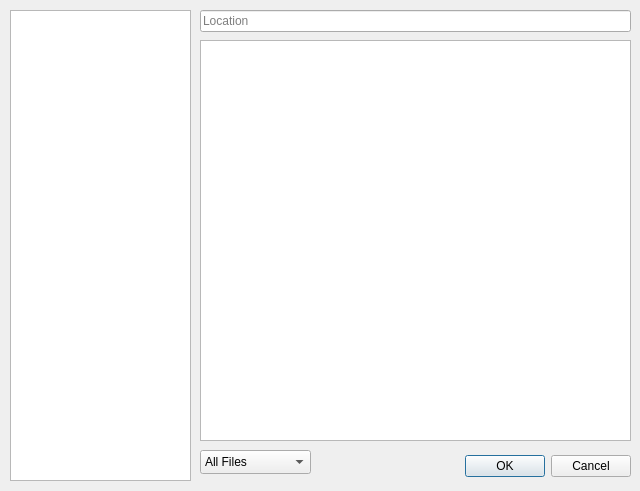
<?xml version="1.0" encoding="UTF-8"?>
<ui version="4.0">
 <class>Dialog</class>
 <widget class="QDialog" name="Dialog">
  <property name="geometry">
   <rect>
    <x>0</x>
    <y>0</y>
    <width>640</width>
    <height>491</height>
   </rect>
  </property>
  <property name="windowTitle">
   <string>Dialog</string>
  </property>
  <widget class="QDialogButtonBox" name="buttonBox">
   <property name="geometry">
    <rect>
     <x>430</x>
     <y>450</y>
     <width>201</width>
     <height>32</height>
    </rect>
   </property>
   <property name="orientation">
    <enum>Qt::Horizontal</enum>
   </property>
   <property name="standardButtons">
    <set>QDialogButtonBox::Cancel|QDialogButtonBox::Ok</set>
   </property>
  </widget>
  <widget class="QListView" name="listView">
   <property name="geometry">
    <rect>
     <x>10</x>
     <y>10</y>
     <width>181</width>
     <height>471</height>
    </rect>
   </property>
  </widget>
  <widget class="QLineEdit" name="lineEdit">
   <property name="geometry">
    <rect>
     <x>200</x>
     <y>10</y>
     <width>431</width>
     <height>22</height>
    </rect>
   </property>
   <property name="placeholderText">
    <string>Location</string>
   </property>
  </widget>
  <widget class="QListView" name="listView_2">
   <property name="geometry">
    <rect>
     <x>200</x>
     <y>40</y>
     <width>431</width>
     <height>401</height>
    </rect>
   </property>
  </widget>
  <widget class="QComboBox" name="comboBox">
   <property name="geometry">
    <rect>
     <x>200</x>
     <y>450</y>
     <width>111</width>
     <height>24</height>
    </rect>
   </property>
   <property name="editable">
    <bool>false</bool>
   </property>
   <item>
    <property name="text">
     <string>All Files</string>
    </property>
   </item>
   <item>
    <property name="text">
     <string>All archives</string>
    </property>
   </item>
   <item>
    <property name="text">
     <string>.7z</string>
    </property>
   </item>
   <item>
    <property name="text">
     <string>.gzip</string>
    </property>
   </item>
   <item>
    <property name="text">
     <string>.rar</string>
    </property>
   </item>
   <item>
    <property name="text">
     <string>.tar</string>
    </property>
   </item>
   <item>
    <property name="text">
     <string>.tar.gz</string>
    </property>
   </item>
   <item>
    <property name="text">
     <string>.zip</string>
    </property>
   </item>
  </widget>
 </widget>
 <resources/>
 <connections>
  <connection>
   <sender>buttonBox</sender>
   <signal>accepted()</signal>
   <receiver>Dialog</receiver>
   <slot>accept()</slot>
   <hints>
    <hint type="sourcelabel">
     <x>630</x>
     <y>464</y>
    </hint>
    <hint type="destinationlabel">
     <x>157</x>
     <y>274</y>
    </hint>
   </hints>
  </connection>
  <connection>
   <sender>buttonBox</sender>
   <signal>rejected()</signal>
   <receiver>Dialog</receiver>
   <slot>reject()</slot>
   <hints>
    <hint type="sourcelabel">
     <x>630</x>
     <y>470</y>
    </hint>
    <hint type="destinationlabel">
     <x>286</x>
     <y>274</y>
    </hint>
   </hints>
  </connection>
 </connections>
</ui>
